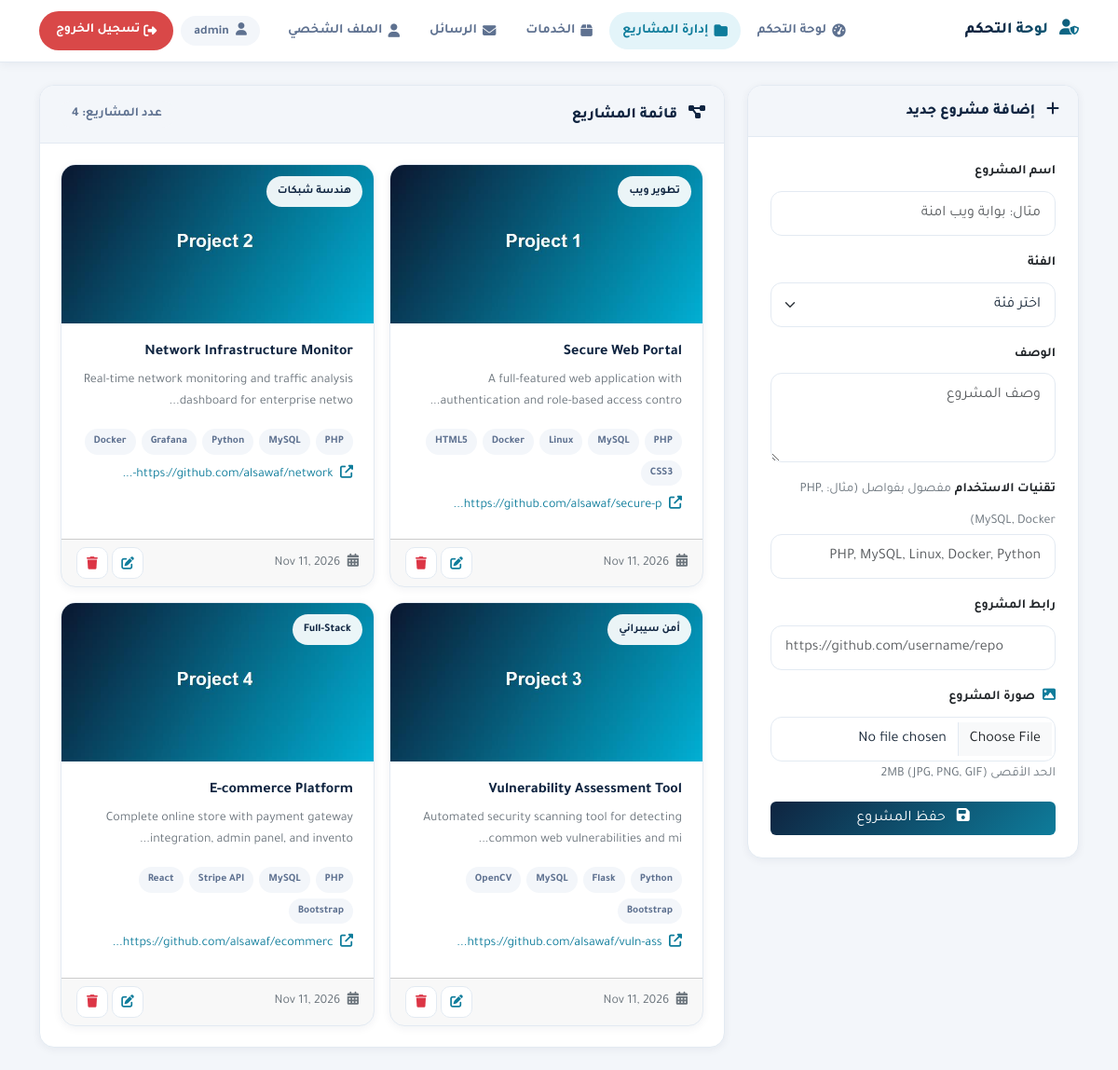
The app's page /admin/projects.php (signed in) with its own data.
### tables this page shows
CREATE TABLE projects (
    id INT AUTO_INCREMENT PRIMARY KEY,
    title VARCHAR(200) NOT NULL,
    category ENUM('Web Development', 'Network Architecture', 'Cybersecurity', 'Full-Stack') NOT NULL,
    description TEXT,
    tech_stack VARCHAR(255) NULL,  
    image_url VARCHAR(500) NULL,  
    project_url VARCHAR(500) NULL,  
    created_at TIMESTAMP DEFAULT CURRENT_TIMESTAMP,
    updated_at TIMESTAMP DEFAULT CURRENT_TIMESTAMP ON UPDATE CURRENT_TIMESTAMP
);

### config/db.php (called while the page is built, shortened)
<?php
function h($data) {
    return htmlspecialchars($data, ENT_QUOTES, 'UTF-8');
}
function format_date($date, $format = 'M d, Y h:i A') {
    $timestamp = strtotime($date);
    return date($format, $timestamp);
}
function truncate($text, $length = 100, $suffix = '...') {
    return substr($text, 0, $length) . $suffix;
}

### admin/projects.php (the view, shortened to what this page needs)
<?php
require_once __DIR__ . '/../config/db.php';
?>
<!DOCTYPE html>
<html lang="ar" dir="rtl">
<head>
    <link href="../assets/css/bootstrap.rtl.min.css" rel="stylesheet">
    <link rel="stylesheet" href="../assets/css/all.min.css">
    <link href="../assets/css/tajawal.css" rel="stylesheet">
    <link href='../assets/css/admin-theme.css' rel='stylesheet'>
</head>
<body>
<?php require_once __DIR__ . '/includes/header.php' ?>
    <div class="container">
        <div class="row">
            <div class="col-12 col-md-4 mb-4">
                <div class="card card-custom">
                    <div class="card-header">
                        <h6 class="mb-0">
                            <i class="fas fa-plus me-2"></i>
                            إضافة مشروع جديد
                        </h6>
                    </div>
                    <div class="card-body p-4">
                        <form action="projects.php" method="POST" enctype="multipart/form-data">
                            <div class="mb-3">
                                <label class="form-label small fw-bold mb-2">اسم المشروع</label>
                                <input type="text" name="title" class="form-control form-control-custom"
                                       placeholder="مثال: بوابة ويب آمنة" required>
                            </div>
                            <div class="mb-3">
                                <label class="form-label small fw-bold mb-2">الفئة</label>
                                <select name="category" class="form-select form-select-custom" required>
                                    <option value="">اختر فئة</option>
                                </select>
                            </div>
                            <div class="mb-3">
                                <label class="form-label small fw-bold mb-2">الوصف</label>
                                <textarea name="description" class="form-control form-control-custom" rows="3"
                                          placeholder="وصف المشروع"></textarea>
                            </div>
                            <div class="mb-3">
                                <label class="form-label small fw-bold mb-2">تقنيات الاستخدام</label>
                                <small class="text-secondary">مفصول بفواصل (مثال: PHP, MySQL, Docker)</small>
                                <input type="text" name="tech_stack" class="form-control form-control-custom"
                                       placeholder="PHP, MySQL, Linux, Docker, Python">
                            </div>
                            <div class="mb-3">
                                <label class="form-label small fw-bold mb-2">رابط المشروع</label>
                                <input type="url" name="project_url" class="form-control form-control-custom"
                                       placeholder="https://github.com/username/repo">
                            </div>
                            <div class="mb-3">
                                <label class="form-label small fw-bold mb-2"><i class="fas fa-image me-2 text-primary-cyan"></i>صورة المشروع</label>
                                <input type="file" name="project_image" class="form-control form-control-custom" accept="image/*">
                                <small class="text-secondary">الحد الأقصى 2MB (JPG, PNG, GIF)</small>
                            </div>
                            <div class="d-grid">
                                <button type="submit" class="btn btn-primary-cyan">
                                    <i class="fas fa-save me-2"></i> حفظ المشروع
                                </button>
                            </div>
                        </form>
                    </div>
                </div>
            </div>
            <?php
            $stmt = $pdo->prepare("SELECT id, title, category, description, tech_stack, image_url, project_url, created_at FROM projects ORDER BY created_at DESC");
            $stmt->execute();
            $projects = $stmt->fetchAll();
            ?>
            <div class="col-12 col-md-8">
                <div class="card card-custom">
                    <div class="card-header d-flex justify-content-between align-items-center">
                        <h6 class="mb-0">
                            <i class="fas fa-project-diagram me-2"></i>
                            قائمة المشاريع
                        </h6>
                        <span class="badge rounded-pill user-chip">
                            عدد المشاريع: <?= h(count($projects)) ?>
                        </span>
                    </div>
                    <div class="card-body">
                        <?php
                        if (empty($projects)): ?>
                            <div class="empty-state py-5">
                                <i class="fas fa-folder-open fa-3x text-primary-cyan mb-3"></i>
                                <div class="fw-bold">لا توجد مشاريع بعد</div>
                                <small class="text-secondary">أضف مشروعك الأول من النموذج المجاور</small>
                            </div>
                        <?php else: ?>
                            <div class="row g-3">
                                <?php foreach ($projects as $project):
                                    $tech_stacks = $project['tech_stack'] ? array_map('trim', explode(',', $project['tech_stack'])) : [];
                                    $category_name = match($project['category']) {
                                        'Web Development' => 'تطوير ويب',
                                        'Network Architecture' => 'هندسة شبكات',
                                        'Cybersecurity' => 'أمن سيبراني',
                                        'Full-Stack' => 'Full-Stack',
                                        default => h($project['category'])
                                    };
                                    $image_path = $project['image_url'] ? '../uploads/projects/' . $project['image_url'] : '';
                                    ?>
                                    <div class="col-12 col-md-6 col-xl-6">
                                        <div class="card project-card card-custom h-100">
                                            <div class="project-card-img">
                                                <?php if ($image_path): ?>
                                                    <img src="<?= h($image_path) ?>" alt="<?= h($project['title']) ?>">
                                                <?php else: ?>
                                                    <i class="fas fa-image"></i>
                                                <?php endif; ?>
                                                <span class="category-badge"><?= h($category_name) ?></span>
                                            </div>
                                            <div class="card-body">
                                                <h6 class="fw-bold mb-2"><?= h($project['title']) ?></h6>
                                                <p class="small text-secondary mb-3">
                                                    <?= h(truncate($project['description'], 80)) ?>
                                                </p>
                                                <?php if (!empty($tech_stacks)): ?>
                                                    <div class="tech-chips mb-2">
                                                        <?php foreach ($tech_stacks as $tech): ?>
                                                            <span class="chip"><?= h($tech) ?></span>
                                                        <?php endforeach; ?>
                                                    </div>
                                                <?php endif; ?>
                                                <?php if ($project['project_url']): ?>
                                                    <a href="<?= h($project['project_url']) ?>" target="_blank" rel="noopener"
                                                       class="small text-primary-cyan">
                                                        <i class="fas fa-external-link-alt me-1"></i>
                                                        <?= h(truncate($project['project_url'], 35)) ?>
                                                    </a>
                                                <?php endif; ?>
                                            </div>
                                            <div class="card-footer d-flex justify-content-between align-items-center">
                                                <small class="text-secondary">
                                                    <i class="fas fa-calendar-alt me-1"></i>
                                                    <?= h(format_date($project['created_at'], 'M d, Y')) ?>
                                                </small>
                                                <div class="btn-group btn-group-sm gap-1">
                                                    <a href="project_edit.php?id=<?= h($project['id']) ?>" class="action-btn" title="تعديل">
                                                        <i class="fas fa-edit text-primary-cyan"></i>
                                                    </a>
                                                    <a href="?action=delete&id=<?= h($project['id']) ?>" class="action-btn text-danger"
                                                       title="حذف"
                                                       onclick="return confirm('هل أنت متأكد من حذف هذا المشروع؟');">
                                                        <i class="fas fa-trash"></i>
                                                    </a>
                                                </div>
                                            </div>
                                        </div>
                                    </div>
                                <?php endforeach; ?>
                            </div>
                        <?php endif; ?>
                    </div>
                </div>
            </div>
        </div>
    </div>
<?php require_once __DIR__ . '/includes/footer.php' ?>

### records on screen
projects: image_url (picture), category "تطوير ويب", title "Secure Web Portal", description "A full-featured web application with authentication and role-based access contro...", tech_stack "PHP", tech_stack "MySQL", tech_stack "Linux", tech_stack "Docker", tech_stack "HTML5", tech_stack "CSS3", project_url "https://github.com/alsawaf/secure-p...", created_at "Nov 11, 2026"
projects: image_url (picture), category "هندسة شبكات", title "Network Infrastructure Monitor", description "Real-time network monitoring and traffic analysis dashboard for enterprise netwo...", tech_stack "PHP", tech_stack "MySQL", tech_stack "Python", tech_stack "Grafana", tech_stack "Docker", project_url "https://github.com/alsawaf/network-...", created_at "Nov 11, 2026"
projects: image_url (picture), category "أمن سيبراني", title "Vulnerability Assessment Tool", description "Automated security scanning tool for detecting common web vulnerabilities and mi...", tech_stack "Python", tech_stack "Flask", tech_stack "MySQL", tech_stack "OpenCV", tech_stack "Bootstrap", project_url "https://github.com/alsawaf/vuln-ass...", created_at "Nov 11, 2026"
projects: image_url (picture), category "Full-Stack", title "E-commerce Platform", description "Complete online store with payment gateway integration, admin panel, and invento...", tech_stack "PHP", tech_stack "MySQL", tech_stack "Stripe API", tech_stack "React", tech_stack "Bootstrap", project_url "https://github.com/alsawaf/ecommerc...", created_at "Nov 11, 2026"

### other values on screen
$_SESSION['username'] "admin"
count($projects) "4"
